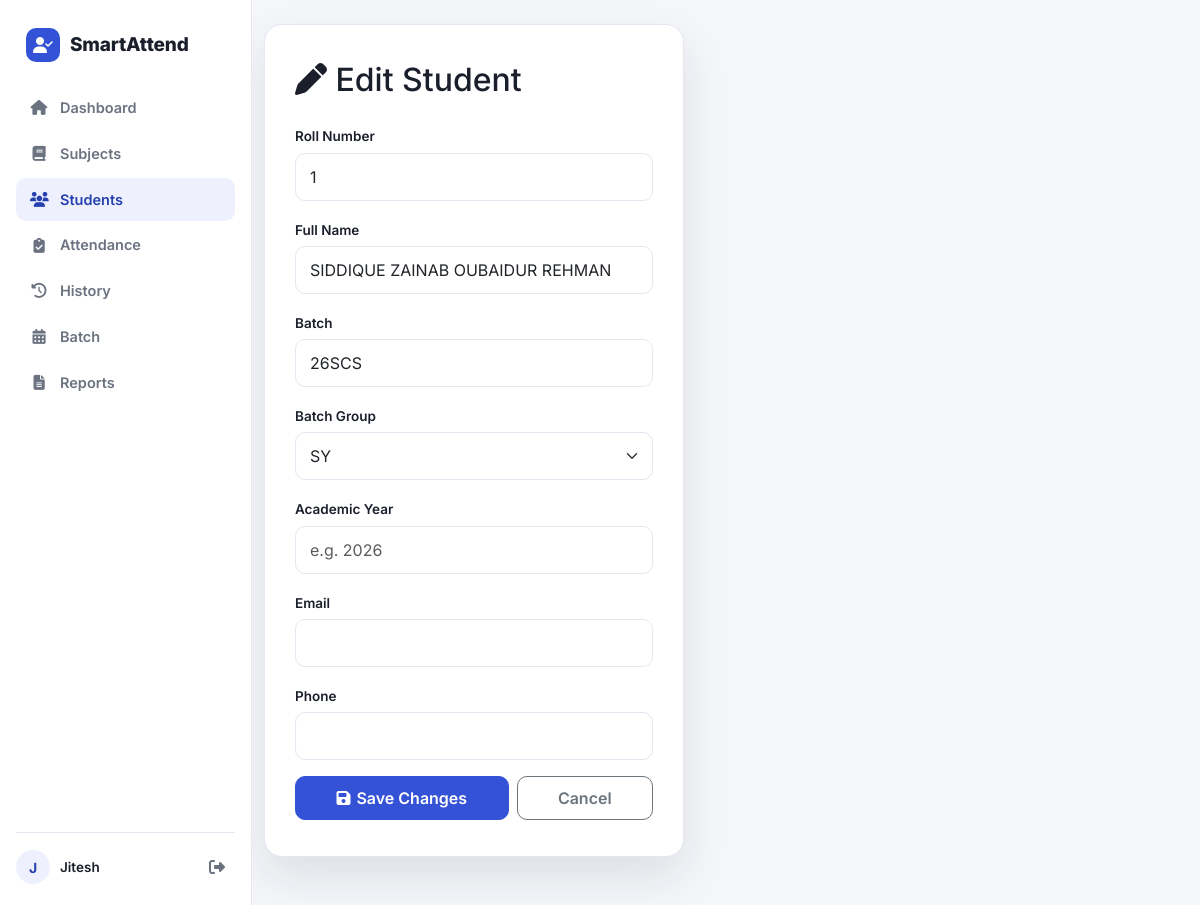
/students/edit/1 (signed in), run on the app's committed database.
### backend/models/user.py (models this page shows, shortened)
class User(UserMixin, db.Model):
    __tablename__ = "users"
    id = db.Column(
        db.Integer,
        primary_key=True
    )
    name = db.Column(
        db.String(100),
        nullable=False
    )
    email = db.Column(
        db.String(255),
        unique=True,
        nullable=False,
        index=True
    )
    password_hash = db.Column(
        db.String(255),
        nullable=False
    )
    is_verified = db.Column(
        db.Boolean,
        default=False,
        nullable=False
    )
    verification_token = db.Column(
        db.String(255),
        unique=True,
        nullable=True
    )
    verification_token_expiry = db.Column(
        db.DateTime(timezone=True),
        nullable=True
    )
    reset_token = db.Column(
        db.String(255),
        unique=True,
        nullable=True
    )
    reset_token_expiry = db.Column(
        db.DateTime(timezone=True),
        nullable=True
    )
    api_token = db.Column(
        db.String(255),
        unique=True,
        nullable=True,
        index=True
    )
    created_at = db.Column(
        db.DateTime(timezone=True),
        default=lambda: datetime.now(timezone.utc),
        nullable=False
    )
    students = db.relationship(
        "Student",
        back_populates="owner",
        cascade="all, delete-orphan"
    )
    subjects = db.relationship(
        "Subject",
        back_populates="owner",
        cascade="all, delete-orphan"
    )
    attendances = db.relationship(
        "Attendance",
        back_populates="owner",
        cascade="all, delete-orphan"
    )
    batches = db.relationship(
        "Batch",
        back_populates="owner",
        cascade="all, delete-orphan"
    )

### backend/models/student.py (models this page shows, shortened)
class Student(db.Model):
    __tablename__ = "students"
    id = db.Column(
        db.Integer,
        primary_key=True
    )
    user_id = db.Column(
        db.Integer,
        db.ForeignKey(
            "users.id",
            ondelete="CASCADE"
        ),
        nullable=False,
        index=True
    )
    roll_number = db.Column(
        db.String(50),
        nullable=False
    )
    name = db.Column(
        db.String(100),
        nullable=False
    )
    batch = db.Column(
        db.String(50),
        nullable=True
    )
    batch_id = db.Column(
        db.Integer,
        db.ForeignKey(
            "batches.id",
            ondelete="SET NULL"
        ),
        nullable=True,
        index=True
    )
    assigned_batch = db.relationship(
        "Batch",
        back_populates="students"
    )
    academic_year = db.Column(
        db.Integer,
        nullable=True
    )
    email = db.Column(
        db.String(255),
        nullable=True
    )
    phone = db.Column(
        db.String(30),
        nullable=True
    )
    created_at = db.Column(
        db.DateTime(timezone=True),
        default=lambda: datetime.now(timezone.utc),
        nullable=False
    )
    owner = db.relationship(
        "User",
        back_populates="students"
    )
    attendances = db.relationship(
        "Attendance",
        back_populates="student",
        cascade="all, delete-orphan"
    )
    __table_args__ = (
        db.UniqueConstraint(
            "user_id",
            "roll_number",
            name="unique_student_roll_per_user"
        ),
    )

### backend/models/batch.py (models this page shows, shortened)
class Batch(db.Model):
    __tablename__ = "batches"
    id = db.Column(
        db.Integer,
        primary_key=True
    )
    user_id = db.Column(
        db.Integer,
        db.ForeignKey(
            "users.id",
            ondelete="CASCADE"
        ),
        nullable=False,
        index=True
    )
    name = db.Column(
        db.String(50),
        nullable=False
    )
    created_at = db.Column(
        db.DateTime(timezone=True),
        default=lambda: datetime.now(timezone.utc),
        nullable=False
    )
    owner = db.relationship(
        "User",
        back_populates="batches"
    )
    students = db.relationship(
        "Student",
        back_populates="assigned_batch"
    )
    subjects = db.relationship(
        "Subject",
        back_populates="batch"
    )
    __table_args__ = (
        db.UniqueConstraint(
            "user_id",
            "name",
            name="unique_batch_per_user"
        ),
    )

### backend/routes/students.py (the view, shortened to what this page needs)
@student_bp.route("/edit/<int:student_id>", methods=["GET", "POST"])
@login_required
def edit_student_page(student_id):
    student = Student.query.filter_by(
        id=student_id,
        user_id=current_user.id
    ).first_or_404()
    batches = Batch.query.filter_by(
        user_id=current_user.id
    ).order_by(Batch.created_at.asc()).all()
    if request.method == "GET":
        return render_template("edit_student.html", student=student, batches=batches)

### frontend/templates/edit_student.html (shortened to what this page needs)
{% extends "base.html" %}
{% block content %}
<div class="container py-4">
    <div class="auth-card">
        <h2 class="mb-4">
            <i class="fa-solid fa-pen"></i>
            Edit Student
        </h2>
        <form method="POST" action="{{ url_for('students.edit_student_page', student_id=student.id) }}">
            <div class="mb-3">
                <label class="form-label">Roll Number</label>
                <input type="text" name="roll_number" class="form-control" value="{{ student.roll_number }}" required>
            </div>
            <div class="mb-3">
                <label class="form-label">Full Name</label>
                <input type="text" name="name" class="form-control" value="{{ student.name }}" required>
            </div>
            <div class="mb-3">
                <label class="form-label">Batch</label>
                <input type="text" name="batch" class="form-control" value="{{ student.batch or '' }}" required>
            </div>
            <div class="mb-3">
                <label class="form-label">Batch Group</label>
                <select name="batch_id" class="form-select">
                    {% for batch in batches %}
                        <option value="{{ batch.id }}" {% if student.batch_id == batch.id %}selected{% endif %}>{{ batch.name }}</option>
                    {% endfor %}
                </select>
            </div>
            <div class="mb-3">
                <label class="form-label">Academic Year</label>
                <input type="number" name="academic_year" class="form-control"
                       value="{{ student.academic_year or '' }}" placeholder="e.g. 2026" min="1900" max="2200">
            </div>
            <div class="mb-3">
                <label class="form-label">Email</label>
                <input type="email" name="email" class="form-control" value="{{ student.email or '' }}">
            </div>
            <div class="mb-3">
                <label class="form-label">Phone</label>
                <input type="text" name="phone" class="form-control" value="{{ student.phone or '' }}">
            </div>
            <div class="d-flex flex-column flex-sm-row gap-2 mt-2">
                <button type="submit" class="btn btn-primary flex-fill">
                <i class="fa-solid fa-save"></i>
                Save Changes
            </button>
                <a href="{{ url_for('students.student_list') }}" class="btn btn-outline-secondary flex-fill">
                Cancel
            </a>
            </div>
        </form>
    </div>
</div>
{% endblock %}

### frontend/templates/base.html (shortened to what this page needs)
<!DOCTYPE html>
<html lang="en">
<head>
    <link href="https://cdn.jsdelivr.net/npm/bootstrap@5.3.6/dist/css/bootstrap.min.css" rel="stylesheet">
    <link rel="stylesheet"
          href="https://cdnjs.cloudflare.com/ajax/libs/font-awesome/6.7.2/css/all.min.css">
    <link rel="stylesheet"
          href="{{ url_for('static', filename='css/style.css') }}">
</head>
<body class="{% if current_user.is_authenticated %}has-app-shell{% endif %}">
    {% if current_user.is_authenticated %}
    <aside class="app-sidebar d-none d-lg-flex flex-column">
        <a href="{{ url_for('dashboard.dashboard') }}" class="sidebar-brand">
            <span class="sidebar-brand-mark"><i class="fa-solid fa-user-check"></i></span>
            <span class="sidebar-brand-text">SmartAttend</span>
        </a>
        <nav class="sidebar-nav">
            <a href="{{ url_for('dashboard.dashboard') }}"
               class="sidebar-link {% if request.endpoint == 'dashboard.dashboard' %}active{% endif %}">
                <i class="fa-solid fa-house"></i> <span>Dashboard</span>
            </a>
            <a href="{{ url_for('subjects.list_subjects') }}"
               class="sidebar-link {% if request.blueprint == 'subjects' %}active{% endif %}">
                <i class="fa-solid fa-book"></i> <span>Subjects</span>
            </a>
            <a href="{{ url_for('students.student_list') }}"
               class="sidebar-link {% if request.blueprint == 'students' %}active{% endif %}">
                <i class="fa-solid fa-users"></i> <span>Students</span>
            </a>
            <a href="{{ url_for('attendance.mark_attendance') }}"
               class="sidebar-link {% if request.endpoint == 'attendance.mark_attendance' %}active{% endif %}">
                <i class="fa-solid fa-clipboard-check"></i> <span>Attendance</span>
            </a>
            <a href="{{ url_for('attendance.history') }}"
               class="sidebar-link {% if request.endpoint == 'attendance.history' %}active{% endif %}">
                <i class="fa-solid fa-clock-rotate-left"></i> <span>History</span>
            </a>
            <a href="{{ url_for('batches.list_batches') }}"
               class="sidebar-link {% if request.blueprint == 'batches' %}active{% endif %}">
                <i class="fa-solid fa-calendar-days"></i> <span>Batch</span>
            </a>
            <a href="{{ url_for('reports.reports_page') }}"
               class="sidebar-link {% if request.blueprint == 'reports' %}active{% endif %}">
                <i class="fa-solid fa-file-lines"></i> <span>Reports</span>
            </a>
        </nav>
        <div class="sidebar-footer">
            <div class="sidebar-user">
                <span class="sidebar-user-avatar">{{ current_user.name[0]|upper }}</span>
                <span class="sidebar-user-name">{{ current_user.name }}</span>
            </div>
            <a href="{{ url_for('auth.logout') }}" class="sidebar-logout" title="Logout">
                <i class="fa-solid fa-right-from-bracket"></i>
            </a>
        </div>
    </aside>
    {% endif %}
    <main class="{% if current_user.is_authenticated %}app-main{% endif %}">
        {% block content %}
        {% endblock %}
    </main>
</body>
</html>

### frontend/static/css/style.css (style rules this page uses)
:root { --sa-primary:#3452D6; --sa-primary-dark:#2740B0; --sa-primary-light:#EEF1FD; --sa-ink:#1B1F2B; --sa-muted:#6B7280; --sa-bg:#F5F6FA; --sa-surface:#FFFFFF; --sa-border:#E4E7F0; --sa-success:#1F9D6E; --sa-success-light:#E7F6EF; --sa-danger:#E0473F; --sa-danger-light:#FDECEB; --sa-warning:#DB9A2C; --sa-warning-light:#FCF3E3; --sa-radius-lg:18px; --sa-radius:14px; --sa-radius-sm:10px; --sa-sidebar-w:252px; --sa-bottomnav-h:60px; --sa-topbar-h:56px; --safe-top:env(safe-area-inset-top, 0px); --safe-bottom:env(safe-area-inset-bottom, 0px); --safe-left:env(safe-area-inset-left, 0px); --safe-right:env(safe-area-inset-right, 0px); }
* { box-sizing:border-box; }
body { margin:0; padding:0; font-family:'Inter', -apple-system, BlinkMacSystemFont, 'Segoe UI', Roboto, sans-serif; background:var(--sa-bg); color:var(--sa-ink); -webkit-tap-highlight-color:transparent; }
a { text-decoration:none; }
.app-main { min-height:100vh; padding-bottom:24px; }
@media (min-width:992px) { .app-main { margin-left:var(--sa-sidebar-w); } }
.app-sidebar { position:fixed; top:0; left:0; bottom:0; width:var(--sa-sidebar-w); background:var(--sa-surface); border-right:1px solid var(--sa-border); padding:20px 16px; z-index:1030; }
.sidebar-brand { display:flex; align-items:center; gap:10px; padding:8px 10px 24px; font-weight:800; font-size:19px; color:var(--sa-ink); letter-spacing:-0.01em; }
.sidebar-brand-mark { width:34px; height:34px; border-radius:10px; background:var(--sa-primary); color:#fff; display:flex; align-items:center; justify-content:center; font-size:16px; flex-shrink:0; }
.sidebar-nav { display:flex; flex-direction:column; gap:2px; }
.sidebar-link { display:flex; align-items:center; gap:12px; padding:11px 14px; border-radius:var(--sa-radius-sm); color:var(--sa-muted); font-weight:600; font-size:14.5px; transition:background .15s ease, color .15s ease; }
.sidebar-link i { width:18px; text-align:center; font-size:15px; }
.sidebar-link.active { background:var(--sa-primary-light); color:var(--sa-primary-dark); }
.sidebar-footer { margin-top:auto; padding-top:16px; border-top:1px solid var(--sa-border); display:flex; align-items:center; gap:10px; position:absolute; bottom:20px; left:16px; right:16px; }
.sidebar-user { display:flex; align-items:center; gap:10px; flex:1; min-width:0; }
.sidebar-user-avatar { width:34px; height:34px; border-radius:50%; background:var(--sa-primary-light); color:var(--sa-primary-dark); display:flex; align-items:center; justify-content:center; font-weight:700; font-size:14px; flex-shrink:0; }
.sidebar-user-name { font-weight:600; font-size:13.5px; white-space:nowrap; overflow:hidden; text-overflow:ellipsis; }
.sidebar-logout { width:36px; height:36px; border-radius:var(--sa-radius-sm); display:flex; align-items:center; justify-content:center; color:var(--sa-muted); flex-shrink:0; transition:background .15s ease, color .15s ease; }
.btn { border-radius:var(--sa-radius-sm); font-weight:600; min-height:44px; display:inline-flex; align-items:center; justify-content:center; gap:6px; }
.btn-primary { background:var(--sa-primary); border-color:var(--sa-primary); }
.form-control, .form-select { border-radius:var(--sa-radius-sm); padding:11px 14px; border:1px solid var(--sa-border); min-height:44px; }
.form-label { font-weight:600; font-size:13.5px; color:var(--sa-ink); margin-bottom:6px; }
.auth-card { width:100%; max-width:420px; background:var(--sa-surface); border-radius:var(--sa-radius-lg); padding:36px 30px; box-shadow:0 20px 45px rgba(27,31,43,0.10); border:1px solid var(--sa-border); }

### data on the page
User: name "J", name "Jitesh"
Student: roll_number "1", name "SIDDIQUE ZAINAB OUBAIDUR REHMAN", batch "26SCS", batch_id "SY"
